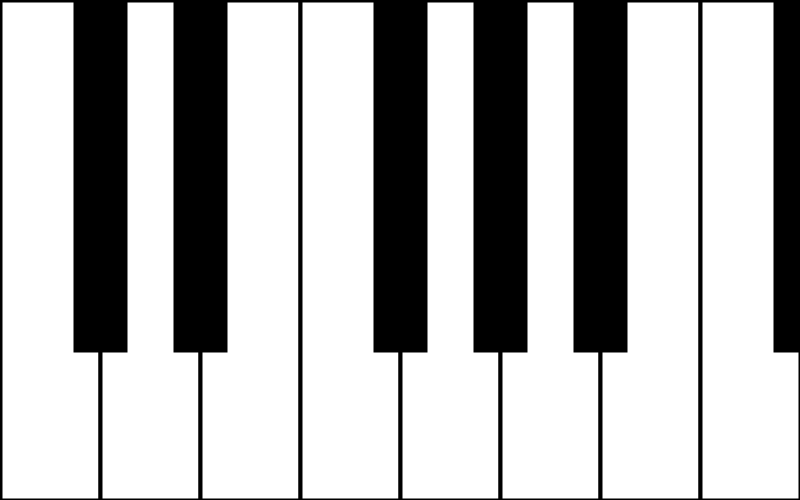
Frame 1 (no input)
Frame 60 (the mouse pressed at the canvas centre just before this capture): identical to frame 1, image omitted
Frame 120 (the mouse held since frame 60 and released just before this capture): identical to frame 1, image omitted

The Processing sketch that drew this single still picture (run headless with seeded random() and noise(); from frame 60 on, the mouse is pressed at the canvas centre):

// Processing sketch: PianoLoop
// ── PianoLoop.pde
int wKeyWidth;
int bKeyWidth;

void setup() {
  size(800, 500);
  background(255);
}

void draw() {
  int wKeyWidth = width/8;
  int bKeyWidth = width/16;
  int bKeyHeight = height*7/10;
  for (int wKeyX = 0; wKeyX < width; wKeyX +=wKeyWidth) {

    strokeWeight(4);
    fill(255);
    rect(wKeyX, 0, wKeyWidth, height);
  }
  for (int bKeyX = wKeyWidth*3/4; bKeyX < width; bKeyX += wKeyWidth) {
    if ((bKeyX <= 3*wKeyWidth) && (bKeyX >= 2*wKeyWidth) || (bKeyX <= 7*wKeyWidth) && (bKeyX >=6*wKeyWidth)) {
      continue;
    }
    fill(0);
    rect(bKeyX, 0, bKeyWidth, bKeyHeight);
  }
}
